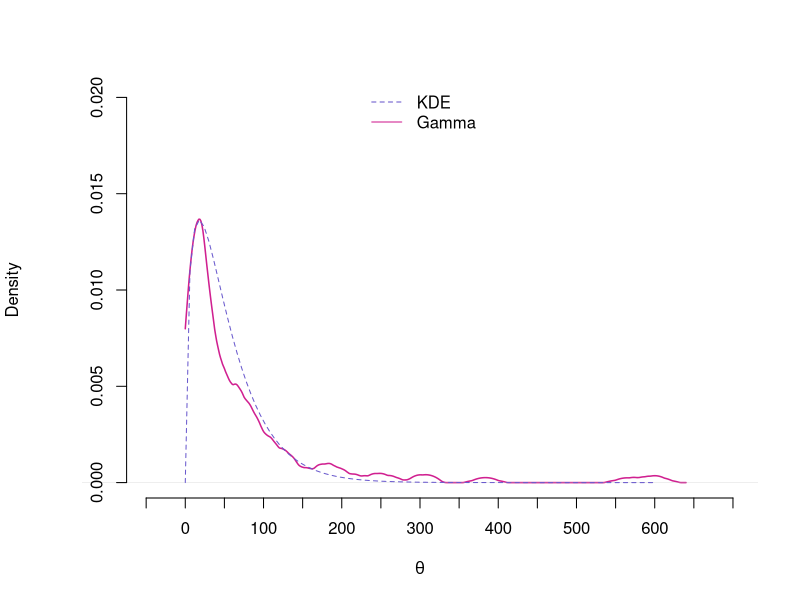

This figure's R source:
## ---- chunk 1
## Death count data (Quentin Taratino movies removed)
dc <- read.csv("filmdeathcounts_no-qt.csv", 
               header = TRUE, 
               stringsAsFactors = FALSE)

## Project dataset meta data
qt <- read.table("qt_meta.txt", 
                 header = FALSE, 
                 col.names = c("movie", "rating", "duration", "year", "genre"),
                 sep = ";",
                 strip.white = TRUE,
                 stringsAsFactors = FALSE)

## Genre list for project dataset
qt.g <- unique(unlist(strsplit(paste(qt$genre, collapse = ", ", sep = ""), ", ")))

## Splitting genre list for each movie in death count dataset
dc.g <- strsplit(tolower(dc$Genre), "|", fixed = TRUE)

## Checking if any genres match those of project genre list
dc$Genre_Match <- logical(1)
for (i in seq_along(dc.g)) {
  dc$Genre_Match[i] <- any(dc.g[[i]] %in% qt.g)
}

## Filter death count dataset
## 1) Rating R or Not Rates
## 2) Year later than 1991 (earliest is 1992)
## 3) Genre Match
dc.filt <- dc[dc$MPAA_Rating %in% c("R", "Unrated", "NR") & dc$Year > 1991 & dc$Genre_Match == TRUE, ]
rownames(dc.filt) <- 1:nrow(dc.filt)

h <- 10
k <- 1.5
theta <- 35.5

d <- density(dc.filt$Body_Count, kernel = "epanechnikov", bw = h, from = 0)
plot(d, ann = FALSE, axes = FALSE,
     xlim = c(-100, 700), ylim = c(0, 0.02), 
     bty = "n", col = "violetred", lwd = 1.5)
axis(1, at = seq.int(-50, 700, 50), labels = NA)
axis(1, at = seq.int(0, 600, 100), lwd = 0, lwd.ticks = 0)
axis(2, at = seq.int(0, 0.02, 0.005), pos = -75)
    
## Gamma parameter controls
g.mean <- k*theta
g.mode <- (k-1)*theta
g.var <- k*(theta)^2

## Plot theoretical gamma distribution
curve(dgamma(x, shape = k, scale = theta), from = 0, to = 600, add = TRUE, lty = 2, col = "slateblue")
#legend("top", legend = paste(c("Mean =", "Mode =", "Variance ="), c(g.mean, g.mode, g.var)), bty = "n")
legend("top", legend = c("KDE", "Gamma"), col = c("slateblue", "violetred"), lty = c(2,1), bty = "n")
title(xlab = expression(theta), ylab = "Density")
